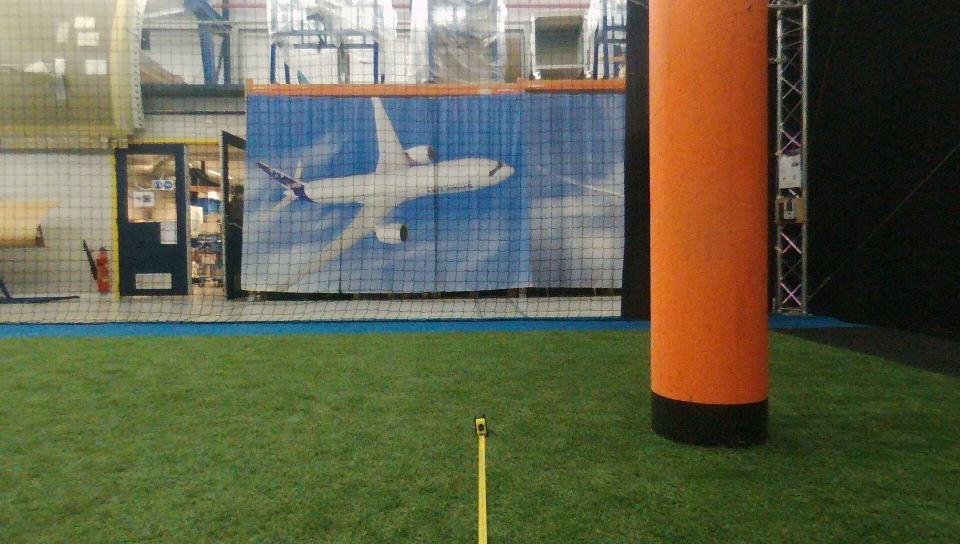
#> input picture prototyping/python_scripts/Optic_flow_2m.jpg, 1920 x 1088 px (shown at 1/2 size)
$ python distance2features.py
#> lines starting #> are read from the running program, lines starting #| are printed output that depends on the picture
#!/usr/bin/env python2
# -*- coding: utf-8 -*-
"""
Created on Fri Mar  9 11:04:08 2018

@author: isabelle
"""

import cv2
import numpy as np
import matplotlib.pyplot as plt
import math
from mpl_toolkits.mplot3d import Axes3D


plt.close("all")

########## Parameters to input ##############
percentage_height = 0.5
n_horizontal_portions = 3
focal_length_x = 1188 #Be sure to enter this in pixels-> ...photo def 3800x3188
focal_length_y = 1203
focal_length = np.mean([focal_length_x, focal_length_y])
########## Import two consecutive images/converting gray scale ##############
img1 = cv2.imread('Optic_flow_2m.jpg')
#> img1 is the input picture: shape (1088, 1920, 3); mean B, G, R 74.4, 98.9, 97.8
grayscale1 = cv2.cvtColor(img1,cv2.COLOR_BGR2GRAY)
gray1 = np.float32(grayscale1)

img2 = cv2.imread('Optic_flow_1m80.jpg')
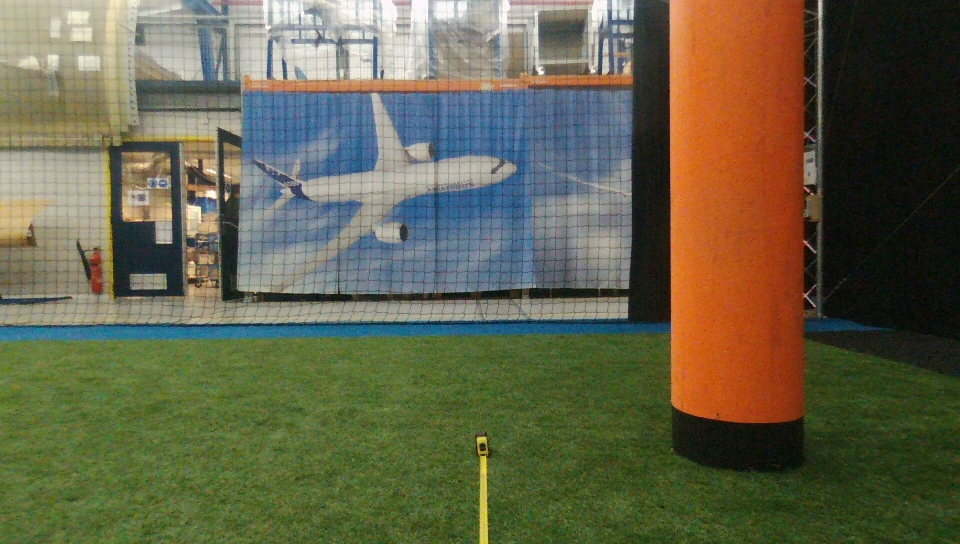
#> input picture prototyping/python_scripts/Optic_flow_1m80.jpg, 1920 x 1088 px (shown at 1/2 size)
#> img2 is the input picture: shape (1088, 1920, 3); mean B, G, R 73.7, 98.9, 100.6
grayscale2 = cv2.cvtColor(img2,cv2.COLOR_BGR2GRAY)
gray2 = np.float32(grayscale2)

# rot_gray = np.rot90(gray)
##### Rotation will be needed when implementing to work with bebop camera input frames, but not now

########## Corner detection function ##############
# =============================================================================
# Function will apply corner detection of opencv to different segments of a
# middle portion of the image.
# =============================================================================
def portion_segment_image(percentage_height,n_horizontal_portions, image):
    shape_image = np.shape(image)
    # segmenting middle of the image out
    top_left_corner_y = int(np.ceil(0.5*(1- percentage_height)*shape_image[0]))
    bottom_right_corner_y = int(np.ceil(0.5*(1 + percentage_height)*shape_image[0]))
    middle_section_image = image[top_left_corner_y:bottom_right_corner_y,:]

    width_segment = int(np.ceil(shape_image[1]/n_horizontal_portions))


    segment_coordinates_array = np.empty((0,2), float)
    print(type(segment_coordinates_array))
    for i in range(n_horizontal_portions):
        if i != n_horizontal_portions - 1:
            width = width_segment
            start_segment_x = i*width
            end_segment_x = (i+1)*width
        else:
            width = shape_image[1] - (n_horizontal_portions - 1)*width_segment
            start_segment_x = i*width_segment
            end_segment_x = (i+1)*width

        segment_coordinates = np.array([start_segment_x, end_segment_x])
        segment_coordinates_array = np.vstack((segment_coordinates_array,segment_coordinates))

    return middle_section_image, segment_coordinates_array

middle_section_image1, segment_coordinates_array1 = portion_segment_image(percentage_height,n_horizontal_portions, grayscale1)
#> segment_coordinates_array1 = [[0, 640], [640, 1280], [1280, 1920]]
middle_section_image2, segment_coordinates_array2 = portion_segment_image(percentage_height,n_horizontal_portions, grayscale2)
#> call 2 of portion_segment_image, with percentage_height = 0.5, n_horizontal_portions = 3
#> in portion_segment_image (call 2), `middle_section_image = image[top_left_corner_y:bottom_right_corner_y,:]`:
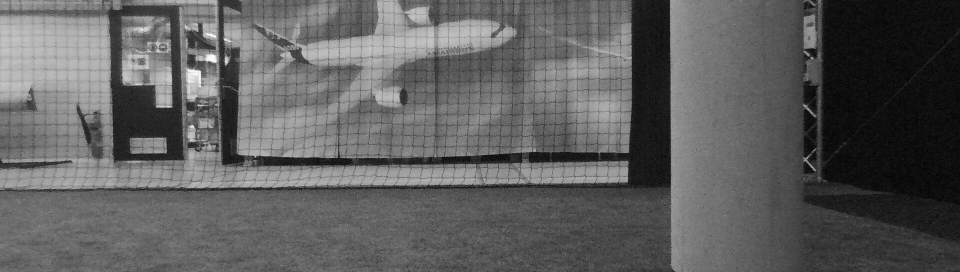
#> middle_section_image: shape (544, 1920) (shown at 1/2 size); min 0, max 254, mean 94.6
#> segment_coordinates_array2 = [[0, 640], [640, 1280], [1280, 1920]]


def get_orb_matches_segments(middle_image_portion1, middle_image_portion2, segment_coordinates_array):

    n_segments = len(segment_coordinates_array)
    kp1_coordinates = np.empty((0,2), float)
    kp2_coordinates = np.empty((0,2), float)
    all_matches_list = []
    ratios_list = []

    for i in range(n_segments):

        start_segment_x = segment_coordinates_array[i,0]
        end_segment_x = segment_coordinates_array[i,1]
        segment1 = middle_image_portion1[:,int(start_segment_x):int(end_segment_x)]
        segment2 = middle_image_portion2[:,int(start_segment_x):int(end_segment_x)]
        # Initiate ORB detector
        orb = cv2.ORB_create()

        # find the keypoints and descriptors with SIFT
        kp1, des1 = orb.detectAndCompute(segment1,None) #watch out for the floats!
        kp2, des2 = orb.detectAndCompute(segment2,None)

        # create BFMatcher object
        bf = cv2.BFMatcher(cv2.NORM_HAMMING, crossCheck=True)

        # Match descriptors.
        matches = bf.match(des1,des2)

        # Sort them in the order of their distance.
        matches = sorted(matches, key = lambda x:x.distance)


        # For each pair of points we have between both images
        # draw circles, then connect a line between them
        for mat in matches:

            # Get the matching keypoints for each of the images
            img1_idx = mat.queryIdx
            img2_idx = mat.trainIdx

            # x - columns
            # y - rows
            (x1,y1) = kp1[img1_idx].pt
            x1 = x1 + start_segment_x
            size_kp1 = kp1[img1_idx].size
            (x2,y2) = kp2[img2_idx].pt
            x2 = x2 + start_segment_x
            size_kp2 = kp2[img2_idx].size
            ratio = size_kp2/size_kp1
            if ratio > 1:
                kp1_coordinates = np.vstack((kp1_coordinates,np.array([x1,y1])))
                kp2_coordinates = np.vstack((kp2_coordinates,np.array([x2,y2])))
                all_matches_list.extend([mat])
                ratios_list.extend([ratio])

    return kp1, kp2, all_matches_list, ratios_list, kp1_coordinates, kp2_coordinates

kp1, kp2, all_matches_list, ratios_list, kp1_coordinates, kp2_coordinates = get_orb_matches_segments(middle_section_image1, middle_section_image2, segment_coordinates_array1)
#> in get_orb_matches_segments, `n_segments = len(segment_coordinates_array)`: n_segments = 3
#> the loop in get_orb_matches_segments, `for i in range(n_segments): ` made 3 passes
#> (start_segment_x, end_segment_x, matches) on passes 1 to 3: (0, 640, 223 matches), (640, 1280, 237 matches), (1280, 1920, 139 matches)
#> pass 1, in get_orb_matches_segments, `segment2 = middle_image_portion2[:,int(start_segment_x):int(end_segmen..`:
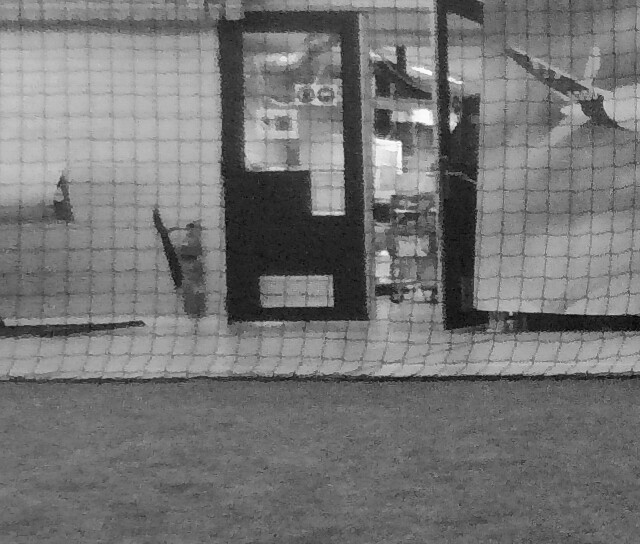
#> segment2: shape (544, 640); min 1, max 254, mean 117.5
#> after the loop in get_orb_matches_segments, `for i in range(n_segments):`:
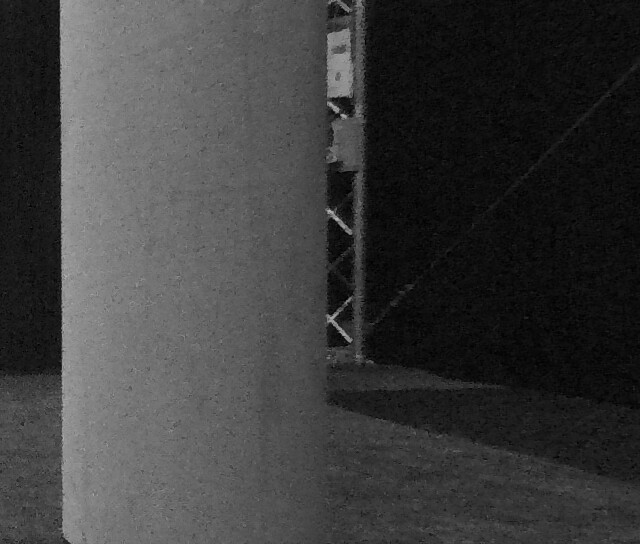
#> segment2: shape (544, 640); min 0, max 186, mean 60.2
#> after the loop in get_orb_matches_segments, `for i in range(n_segments):`: all_matches_list = 124 matches; ratios_list = 124 values, max 2.49 at index 81, min 1.2 at index 4, mean 1.32
#> kp1 = 500 keypoints; strongest (x, y, size): (308, 116, 31), (307, 116, 37.2), (298, 316, 37.2), (302, 318, 53.6); kp2 = 456 keypoints; strongest (x, y, size): (334, 319, 31), (342, 115, 31), (330, 317, 37.2), (336, 111, 31); all_matches_list = 124 matches; kp1_coordinates = 124 pairs, first value 157.2 to 1620, second value 37 to 367; kp2_coordinates = 124 pairs, first value 61.92 to 1650.8, second value 54.72 to 471.6

##################################################################################
##################################################################################
##################################################################################
##################################################################################
# Draw first 10 matches.
def drawMatches(img1, img2, matches, kp1_coordinates, kp2_coordinates):
    """
    My own implementation of cv2.drawMatches as OpenCV 2.4.9
    does not have this function available but it's supported in
    OpenCV 3.0.0

    This function takes in two images with their associated
    keypoints, as well as a list of DMatch data structure (matches)
    that contains which keypoints matched in which images.

    An image will be produced where a montage is shown with
    the first image followed by the second image beside it.

    Keypoints are delineated with circles, while lines are connected
    between matching keypoints.

    img1,img2 - Grayscale images
    kp1,kp2 - Detected list of keypoints through any of the OpenCV keypoint
              detection algorithms
    matches - A list of matches of corresponding keypoints through any
              OpenCV keypoint matching algorithm
    """
    # Create a new output image that concatenates the two images together
    # (a.k.a) a montage
    rows1 = img1.shape[0]
    cols1 = img1.shape[1]
    rows2 = img2.shape[0]
    cols2 = img2.shape[1]

    # Create the output image
    # The rows of the output are the largest between the two images
    # and the columns are simply the sum of the two together
    # The intent is to make this a colour image, so make this 3 channels
    out = np.zeros((max([rows1,rows2]),cols1+cols2,3), dtype='uint8')

    # Place the first image to the left
    out[:rows1,:cols1] = np.dstack([img1, img1, img1])

    # Place the next image to the right of it
    out[:rows2,cols1:] = np.dstack([img2, img2, img2])

    kpx_1 = kp1_coordinates[:,0]
    kpx_2 = kp2_coordinates[:,0]
    kpy_1 = kp1_coordinates[:,1]
    kpy_2 = kp2_coordinates[:,1]

    # For each pair of points we have between both images
    # draw circles, then connect a line between them
    for i in range(len(matches)):


        # x - columns
        # y - rows
        x1 = kpx_1[i]
        y1 = kpy_1[i]
        x2 = kpx_2[i]
        y2 = kpy_2[i]


        # Draw a small circle at both co-ordinates
        # radius 4
        # colour blue
        # thickness = 1
        cv2.circle(out, (int(x1),int(y1)), 4, (255, 0, 0), 1)
        cv2.circle(out, (int(x2)+cols1,int(y2)), 4, (255, 0, 0), 1)

        # Draw a line in between the two points
        # thickness = 1
        # colour blue
        cv2.line(out, (int(x1),int(y1)), (int(x2)+cols1,int(y2)), (255,0,0), 1)


    # Show the image
    cv2.imshow('Matched Features', out)
    cv2.waitKey(0)
    cv2.destroyWindow('Matched Features')

    # Also return the image if you'd like a copy
    return out , kpx_1, kpx_2, kpy_1, kpy_2

img3, kpx_1, kpx_2, kpy_1, kpy_2 = drawMatches(middle_section_image1, middle_section_image2, all_matches_list[:], kp1_coordinates, kp2_coordinates)
#> in drawMatches, `kpx_1 = kp1_coordinates[:,0]`: kpx_1 = 124 values, max 1620 at index 86, min 157.2 at index 41, mean 923.5
#> in drawMatches, `kpx_2 = kp2_coordinates[:,0]`: kpx_2 = 124 values, max 1650.8 at index 86, min 61.92 at index 45, mean 947.1
#> in drawMatches, `kpy_1 = kp1_coordinates[:,1]`: kpy_1 = 124 values, max 367 at index 61, min 37 at index 120, mean 217.6
#> in drawMatches, `kpy_2 = kp2_coordinates[:,1]`: kpy_2 = 124 values, max 471.6 at index 114, min 54.72 at index 72, mean 229.1
#> the loop in drawMatches, `for i in range(len(matches)):` made 124 passes
#> (x1, y1, x2, y2) on passes 1 to 12: (389.8, 201.1, 383.2, 199.1), (380.7, 141.8, 373.2, 140.3), (457.9, 129.6, 451, 127.9), (383, 197, 374.4, 195.6), (382.2, 134.4, 379.8, 139.7), (400.8, 64.8, 394.6, 60.48), (351.4, 213.1, 340.4, 212.5), (381.5, 141, 375.7, 139.3), (257.1, 170, 246.3, 166.7), (395, 120, 391.2, 118.8), (383, 286.6, 376.7, 286.8), (520.8, 310.8, 509.8, 312.5)
#> after the loop in drawMatches, `for i in range(len(matches)):`:
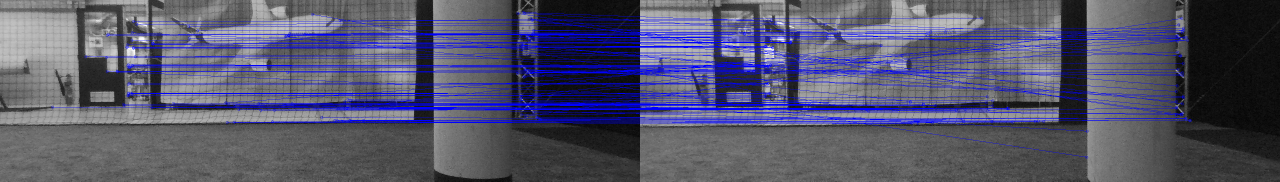
#> out: shape (544, 3840, 3) (shown at 1/3 size); mean of channels 0, 1, 2 108.6, 84.8, 84.8; drawn as B, G, R

plt.imshow(img3),plt.show()


########## Distance to feature calculation ##############
# =============================================================================
# The function will produce a range map based on the optical flow data between
# two consecutive images. It uses the detected corners in the images as optical
# flow points. Assuming that the focus of expansion is in the middle of the
# image due to a straight path of the drone.
# =============================================================================
def distToFeaturesv2(kpx_1, kpx_2, kpy_1, kpy_2, img_width, img_height, focal_length, velocity = 1.0, d_frames = 0.2): #!!!! later distance between frames can be made a function of velocity and frame rate of the camera

    n_keypoints = len(kpx_1)

    # transforming coordinate frame for corner location in the image
    kpx_1 = -1.0*np.array(kpx_1) + np.ceil(img_width/2)*np.ones(np.shape(kpx_1))
    kpy_1 = -1*np.array(kpy_1) + np.ceil(img_height/2)*np.ones(np.shape(kpx_1))
    kpx_2 = -1*np.array(kpx_2) + np.ceil(img_width/2)*np.ones(np.shape(kpx_1))
    kpy_2 = -1*np.array(kpy_2) + np.ceil(img_height/2)*np.ones(np.shape(kpx_1))
    a = kpx_1

    # time difference between frames
    dt = d_frames/velocity

    TTC_all_corners = []
    i = 0
    n_keypoints_changing = n_keypoints
    while n_keypoints_changing>0:

        x_corner1 = kpx_1[i] # current corner in image1
        y_corner1 = kpy_1[i]
        x_corner2 = kpx_2[i] # current corner in image2
        y_corner2 = kpy_2[i]

        l_corner1 = math.sqrt(x_corner1**2 + y_corner1**2) # distance of corner to center of image
        l_corner2 = math.sqrt(x_corner2**2 + y_corner2**2)

        phi1 = math.atan2(l_corner1, focal_length) # radians
        phi2 = math.atan2(l_corner2, focal_length)
        dphi = abs(phi2-phi1)
        phi_dot = dphi/dt


        try:
            # time to contact/passing calculations for the current corner
            TTC = (math.cos(phi1)*math.sin(phi1))/phi_dot
            TTC_all_corners.append(TTC)
            # update index
            i = i + 1
            n_keypoints_changing = n_keypoints_changing - 1


        except:
            # add the index of the
            n_keypoints_changing = n_keypoints_changing - 1
            # Remove the elements that do not
            kpx_1 = np.delete(kpx_1, i)
            kpy_1 = np.delete(kpy_1, i)
            kpx_2 = np.delete(kpx_2, i)
            kpy_2 = np.delete(kpy_2, i)
            pass

    # calculate the positions of the detected corners
    Z = velocity*np.array(TTC_all_corners) # optical axis of the camera frame (distance of corner)
    X = kpx_1*Z/focal_length # positive to the left of the camera
    Y = kpy_1*Z/focal_length # positive to the top of the camera

    kpx_1_new = kpx_1
    kpy_1_new = kpy_1

    return X, Y, Z, a,TTC_all_corners, kpx_1_new, kpy_1_new

shape_image = np.shape(middle_section_image1)
#> shape_image = (544, 1920)
X, Y, Z, a,TTC_all_corners, kpx_1_new, kpy_1_new = distToFeaturesv2(kpx_1, kpx_2, kpy_1, kpy_2, shape_image[1], shape_image[0], focal_length, 0.5, 0.2)
#> in distToFeaturesv2, `n_keypoints = len(kpx_1)`: n_keypoints = 124
#> in distToFeaturesv2, `kpx_1 = -1.0*np.array(kpx_1) + np.ceil(img_width/2)*np.ones(np.shape(k..`: kpx_1 = 124 values, max 802.8 at index 41, min -660 at index 86, mean 36.46
#> in distToFeaturesv2, `kpy_1 = -1*np.array(kpy_1) + np.ceil(img_height/2)*np.ones(np.shape(kp..`: kpy_1 = 124 values, max 235 at index 120, min -95 at index 61, mean 54.41
#> in distToFeaturesv2, `kpx_2 = -1*np.array(kpx_2) + np.ceil(img_width/2)*np.ones(np.shape(kpx..`: kpx_2 = 124 values, max 898.1 at index 45, min -690.8 at index 86, mean 12.95
#> in distToFeaturesv2, `kpy_2 = -1*np.array(kpy_2) + np.ceil(img_height/2)*np.ones(np.shape(kp..`: kpy_2 = 124 values, max 217.3 at index 72, min -199.6 at index 114, mean 42.91
#> in distToFeaturesv2, `a = kpx_1`: a has the same summary as kpx_1
#> in distToFeaturesv2, `n_keypoints_changing = n_keypoints`: n_keypoints_changing = 124
#> the loop in distToFeaturesv2, `while n_keypoints_changing>0: ` made 124 passes
#> (x_corner1, y_corner1, x_corner2, y_corner2, l_corner1, l_corner2, phi1, phi2) on passes 1 to 12: (570.2, 70.86, 576.8, 72.93, 574.5, 581.4, 0.448, 0.453), (579.3, 130.2, 586.8, 131.7, 593.7, 601.3, 0.461, 0.466), (502.1, 142.4, 509, 144.1, 521.9, 529, 0.412, 0.417), (577, 75, 585.6, 76.4, 581.9, 590.6, 0.453, 0.459), (577.8, 137.6, 580.2, 132.3, 594, 595.1, 0.461, 0.462), (559.2, 207.2, 565.4, 211.5, 596.4, 603.7, 0.463, 0.468), (608.6, 58.88, 619.6, 59.46, 611.5, 622.4, 0.473, 0.48), (578.5, 131, 584.3, 132.7, 593.1, 599.1, 0.461, 0.465), (702.9, 102, 713.7, 105.3, 710.2, 721.4, 0.536, 0.543), (565, 152, 568.8, 153.2, 585.1, 589.1, 0.455, 0.458), (577, -14.56, 583.3, -14.85, 577.1, 583.5, 0.45, 0.454), (439.2, -38.8, 450.2, -40.48, 440.9, 452.1, 0.353, 0.362)
#> x_corner1 on pass 30: 565.2

# annotate


# finally output the result through pyplot in the current window
fig = plt.figure('Positions of features 3D')
ax = fig.add_subplot(111, projection='3d')
ax.set_xlim([-5,5])
ax.set_ylim([-5,5])
ax.scatter(X, Y, Z)

fig = plt.figure('Positions of features 2D ')
ax = fig.add_subplot(111)
ax.set_xlim([-2,2])
ax.set_ylim([0,2])
ax.scatter(X, Z)


plt.figure()
for i in range(len(kpx_1_new)):
    x = int(kpx_1[i])
    y = int(kpy_1[i])
    z = np.round(float(Z[i]))
    fontface = cv2.FONT_HERSHEY_SIMPLEX
    fontscale = 1
    fontcolor = (255, 255, 255)
    cv2.putText(middle_section_image1,str(z),(x,y), fontface, fontscale, fontcolor)
#> this loop made 124 passes
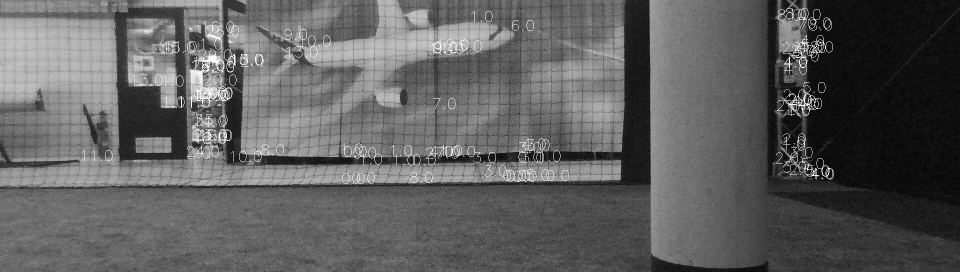
#> middle_section_image1: shape (544, 1920) (shown at 1/2 size); min 0, max 255, mean 94.8
plt.imshow(middle_section_image1, cmap='gray')
plt.show()
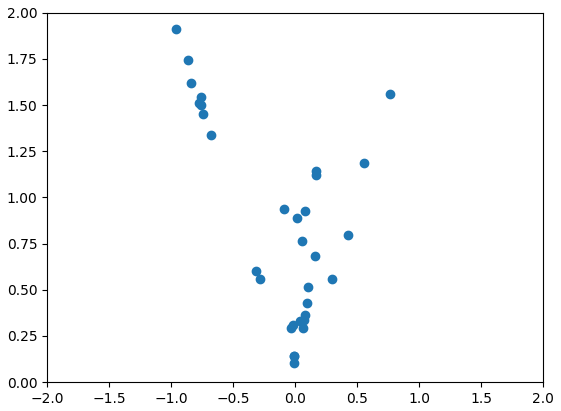
#> figure drawn by matplotlib, 1 panel

# [7 lines of commented-out code are left out]
